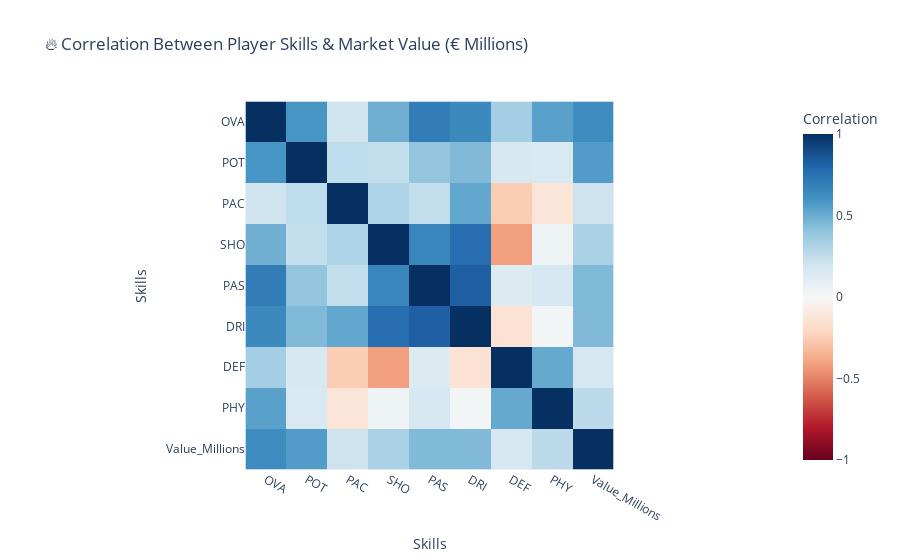

Notebook code for this chart:
### Markdown cell above
## 🔥Correlation Between Player Skills & Market Value (€ Millions)
Overall rating & potential strongly influence market value.
Pace, shooting, passing, & dribbling show weaker correlations.
Defending & physical attributes have moderate impact.
Market value is mainly driven by overall skill & future potential.

### Code cell
# Ensure Value is converted to millions (if not done already)
fifa_data['Value_Millions'] = fifa_data['Value'] / 1e6  

# Select relevant numeric attributes for correlation analysis
skill_columns = ['OVA', 'POT', 'PAC', 'SHO', 'PAS', 'DRI', 'DEF', 'PHY', 'Value_Millions']

# Compute correlation matrix
correlation_matrix = fifa_data[skill_columns].corr()

# Convert correlation matrix to long format
correlation_long = correlation_matrix.reset_index().melt(id_vars='index')

# Rename columns for better readability
correlation_long.columns = ['Skill1', 'Skill2', 'Correlation']

# Interactive Heatmap: Correlation Between Player Skills & Market Value
fig = px.imshow(correlation_matrix, 
                labels=dict(x="Skills", y="Skills", color="Correlation"),
                x=skill_columns,
                y=skill_columns,
                color_continuous_scale='RdBu',  # Use 'RdBu' instead of 'coolwarm'
                zmin=-1, zmax=1,
                title='🔥 Correlation Between Player Skills & Market Value (€ Millions)')

# Show the plot
fig.show()

### Figure 1 — Plotly figure (JSON) as saved in the notebook; plotly's stock layout.template omitted (floating-point values rounded to 4 significant figures)
{"data": [{"coloraxis": "coloraxis", "hovertemplate": "Skills: %{x}<br>Skills: %{y}<br>Correlation: %{z}<extra></extra>", "name": "0", "type": "heatmap", "x": ["OVA", "POT", "PAC", "SHO", "PAS", "DRI", "DEF", "PHY", "Value_Millions"], "xaxis": "x", "y": ["OVA", "POT", "PAC", "SHO", "PAS", "DRI", "DEF", "PHY", "Value_Millions"], "yaxis": "y", "z": [[1.0, 0.5923, 0.2013, 0.4871, 0.6992, 0.6434, 0.3449, 0.5434, 0.6317], [0.5923, 1.0, 0.2593, 0.2445, 0.3958, 0.445, 0.1706, 0.16, 0.5636], [0.2013, 0.2593, 1.0, 0.3054, 0.2482, 0.5216, -0.2533, -0.1263, 0.2108], [0.4871, 0.2445, 0.3054, 1.0, 0.6585, 0.7656, -0.417, 0.05197, 0.3238], [0.6992, 0.3958, 0.2482, 0.6585, 1.0, 0.8232, 0.1423, 0.1728, 0.4445], [0.6434, 0.445, 0.5216, 0.7656, 0.8232, 1.0, -0.1534, 0.02454, 0.4422], [0.3449, 0.1706, -0.2533, -0.417, 0.1423, -0.1534, 1.0, 0.5132, 0.1729], [0.5434, 0.16, -0.1263, 0.05197, 0.1728, 0.02454, 0.5132, 1.0, 0.2665], [0.6317, 0.5636, 0.2108, 0.3238, 0.4445, 0.4422, 0.1729, 0.2665, 1.0]]}], "layout": {"coloraxis": {"cmax": 1, "cmin": -1, "colorbar": {"title": {"text": "Correlation"}}, "colorscale": [[0, "rgb(103,0,31)"], [0.1, "rgb(178,24,43)"], [0.2, "rgb(214,96,77)"], [0.3, "rgb(244,165,130)"], [0.4, "rgb(253,219,199)"], [0.5, "rgb(247,247,247)"], [0.6, "rgb(209,229,240)"], [0.7, "rgb(146,197,222)"], [0.8, "rgb(67,147,195)"], [0.9, "rgb(33,102,172)"], [1, "rgb(5,48,97)"]]}, "title": {"text": "🔥 Correlation Between Player Skills & Market Value (€ Millions)"}, "xaxis": {"anchor": "y", "constrain": "domain", "domain": [0, 1], "scaleanchor": "y", "title": {"text": "Skills"}}, "yaxis": {"anchor": "x", "autorange": "reversed", "constrain": "domain", "domain": [0, 1], "title": {"text": "Skills"}}}}
